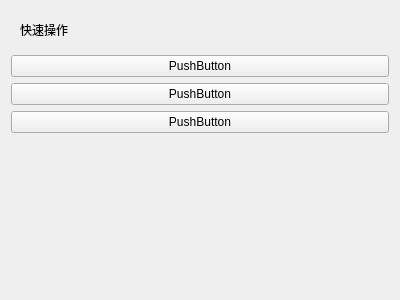
<?xml version="1.0" encoding="UTF-8"?>
<ui version="4.0">
 <class>CardQuickOption</class>
 <widget class="QWidget" name="CardQuickOption">
  <property name="geometry">
   <rect>
    <x>0</x>
    <y>0</y>
    <width>400</width>
    <height>300</height>
   </rect>
  </property>
  <property name="windowTitle">
   <string>Form</string>
  </property>
  <layout class="QVBoxLayout" name="verticalLayout">
   <item>
    <widget class="QWidget" name="titleWidget" native="true">
     <property name="maximumSize">
      <size>
       <width>16777215</width>
       <height>50</height>
      </size>
     </property>
     <layout class="QHBoxLayout" name="horizontalLayout">
      <item>
       <widget class="QLabel" name="card1Title">
        <property name="text">
         <string>快速操作</string>
        </property>
       </widget>
      </item>
      <item>
       <spacer name="horizontalSpacer_3">
        <property name="orientation">
         <enum>Qt::Horizontal</enum>
        </property>
        <property name="sizeHint" stdset="0">
         <size>
          <width>40</width>
          <height>20</height>
         </size>
        </property>
       </spacer>
      </item>
     </layout>
    </widget>
   </item>
   <item>
    <widget class="QPushButton" name="pushButton_2">
     <property name="text">
      <string>PushButton</string>
     </property>
    </widget>
   </item>
   <item>
    <widget class="QPushButton" name="pushButton">
     <property name="text">
      <string>PushButton</string>
     </property>
    </widget>
   </item>
   <item>
    <widget class="QPushButton" name="pushButton_3">
     <property name="text">
      <string>PushButton</string>
     </property>
    </widget>
   </item>
   <item>
    <spacer name="verticalSpacer">
     <property name="orientation">
      <enum>Qt::Vertical</enum>
     </property>
     <property name="sizeHint" stdset="0">
      <size>
       <width>20</width>
       <height>40</height>
      </size>
     </property>
    </spacer>
   </item>
  </layout>
 </widget>
 <resources/>
 <connections/>
</ui>
